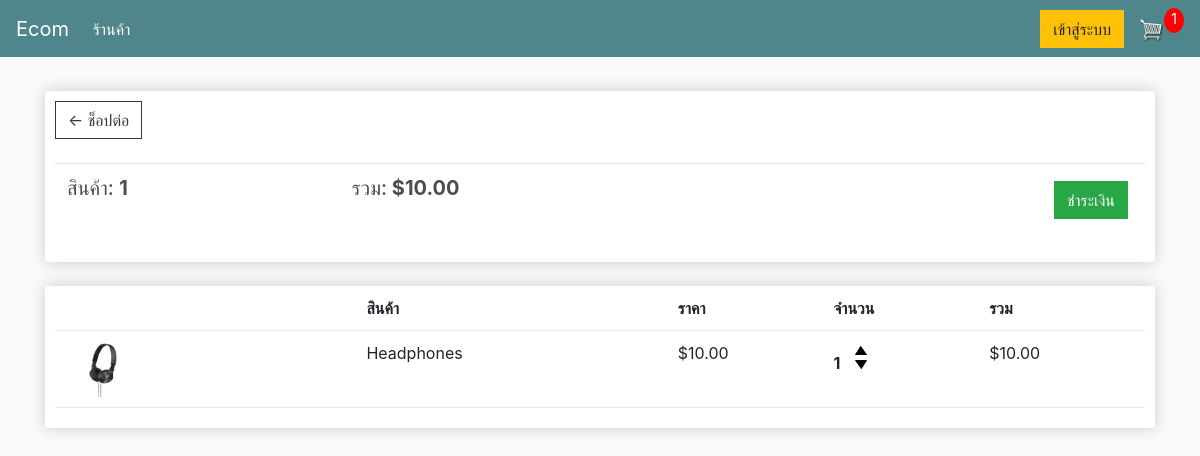
The app's page /cart/ (signed in), older data.
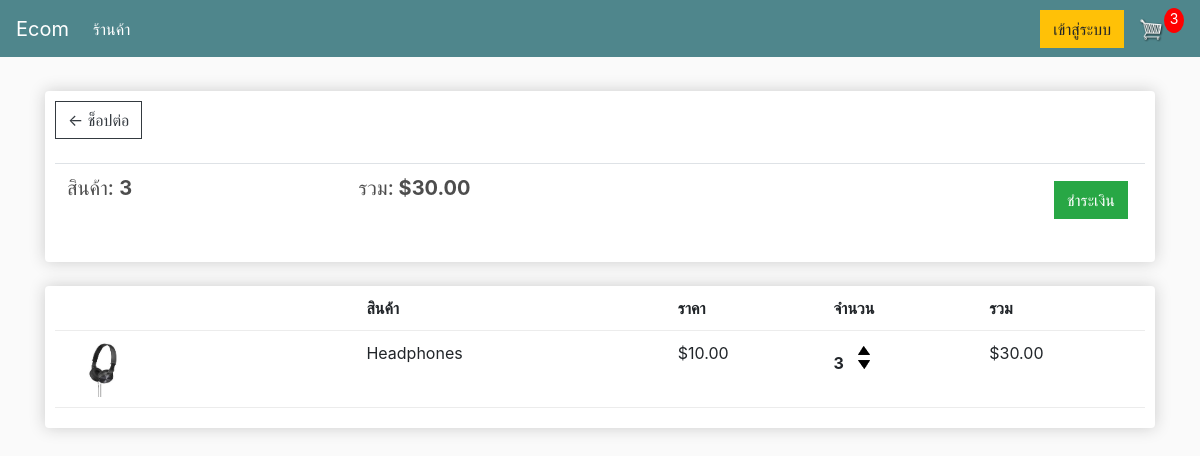
The same page, newer data.
### store/models.py (models this page shows, shortened)
class Order(models.Model):
    customer = models.ForeignKey(Customer, on_delete=models.SET_NULL, null=True, blank=True)
    date_ordered = models.DateTimeField(auto_now_add=True)
    complete = models.BooleanField(default=False)
    transaction_id = models.CharField(max_length=100, null=True)
    charge_id = models.CharField(max_length=100, null=True, blank=True)  # เพิ่มฟิลด์ charge_id
    payment_status = models.CharField(max_length=50, choices=[('pending', 'Pending'), ('successful', 'Successful')], default='pending')
    @property
    def get_cart_total(self):
        orderitems = self.orderitem_set.all()
        total = sum([item.get_total for item in orderitems])
        return total
    @property
    def get_cart_items(self):
        orderitems = self.orderitem_set.all()
        total = sum([item.quantity for item in orderitems])
        return total

class OrderItem(models.Model):
    product = models.ForeignKey(Product, on_delete=models.SET_NULL, null=True)
    order = models.ForeignKey(Order, on_delete=models.SET_NULL, null=True)
    quantity = models.IntegerField(default=0, null=True, blank=True)
    date_added = models.DateTimeField(auto_now_add=True)
    motor_rounds = models.IntegerField(default=1)  # เพิ่มฟิลด์จำนวนรอบที่มอเตอร์ต้องหมุน
    @property
    def get_total(self):
        total = self.product.price * self.quantity
        return total

class Product(models.Model):
    name = models.CharField(max_length=200)
    price = models.FloatField(null=False)  # ราคาของสินค้า
    image = models.ImageField(null=True, blank=True)  # รูปภาพของสินค้า
    digital = models.BooleanField(default=False, null=True, blank=True)  # สินค้าแบบดิจิทัลหรือไม่
    motor = models.ForeignKey(Motor, on_delete=models.SET_NULL, null=True, blank=True)  # การเชื่อมโยงกับมอเตอร์
    motor_rounds = models.IntegerField(default=1)  # จำนวนรอบที่มอเตอร์ต้องหมุน
    @property
    def imageURL(self):
        try:
            url = self.image.url
        except:
            url = ''
        return url

### store/views.py (the view)
# urls.py: path('cart/', views.cart, name="cart"),
def cart(request):
    data = cartData(request)
    cartItems = data['cartItems']
    order = data['order']
    items = data['items']
    logger.info(f"Cart page rendered with {len(items)} items in the cart")
    return render(request, 'store/cart.html', {'items': items, 'order': order, 'cartItems': cartItems})

### store/utils.py (called while the page is built)
def cartData(request):
	if request.user.is_authenticated:
		customer = request.user.customer
		order, created = Order.objects.get_or_create(customer=customer, complete=False)
		items = order.orderitem_set.all()
		cartItems = order.get_cart_items
	else:
		cookieData = cookieCart(request)
		cartItems = cookieData['cartItems']
		order = cookieData['order']
		items = cookieData['items']
	return {'cartItems': cartItems, 'order': order, 'items': items}

### store/templates/store/cart.html
{% extends 'store/main.html' %}
{% load static %}
{% block content %}
	<div class="row">
		<div class="col-lg-12">
			<div class="box-element">
				<a class="btn btn-outline-dark" href="{% url 'store' %}">&#x2190; ช็อปต่อ</a>
				<br>
				<br>
				<table class="table">
					<tr>
						<th><h5>สินค้า: <strong>{{order.get_cart_items}}</strong></h5></th>
						<th><h5>รวม:<strong> ${{order.get_cart_total|floatformat:2}}</strong></h5></th>
						<th>
							<a style="float:right; margin:5px;" class="btn btn-success" href="{% url 'checkout' %}">ชำระเงิน</a>
						</th>
					</tr>
				</table>
			</div>
			<br>
			<div class="box-element">
				<div class="cart-row">
					<div style="flex:2"></div>
					<div style="flex:2"><strong>สินค้า</strong></div>
					<div style="flex:1"><strong>ราคา</strong></div>
					<div style="flex:1"><strong>จำนวน</strong></div>
					<div style="flex:1"><strong>รวม</strong></div>
				</div>
				{% for item in items %}
				<div class="cart-row">
					<div style="flex:2"><img class="row-image" src="{{item.product.imageURL}}"></div>
					<div style="flex:2"><p>{{item.product.name}}</p></div>
					<div style="flex:1"><p>${{item.product.price|floatformat:2}}</p></div>
					<div style="flex:1">
						<p class="quantity">{{item.quantity}}</p>
						<div class="quantity">
							<img data-product="{{item.product.id}}" data-action="add" class="chg-quantity update-cart" src="{% static  'images/arrow-up.png' %}">
							<img data-product="{{item.product.id}}" data-action="remove" class="chg-quantity update-cart" src="{% static  'images/arrow-down.png' %}">
						</div>
					</div>
					<div style="flex:1"><p>${{item.get_total|floatformat:2}}</p></div>
				</div>
				{% endfor %}
			</div>
		</div>
	</div>
{% endblock content %}

Row changes from the older to the newer data that the page shows:
changed Order: get_cart_items "1" → "3"; get_cart_total "10.00" → "30.00"
changed OrderItem "Headphones": quantity "1" → "3"; get_total "10.00" → "30.00"
Text that changed along with them:
{{ cartItems }}: "1" → "3"
